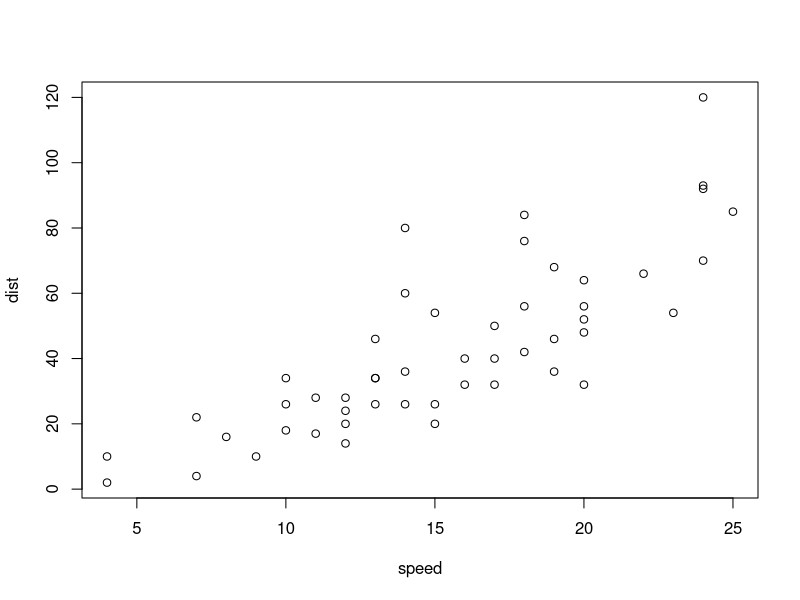
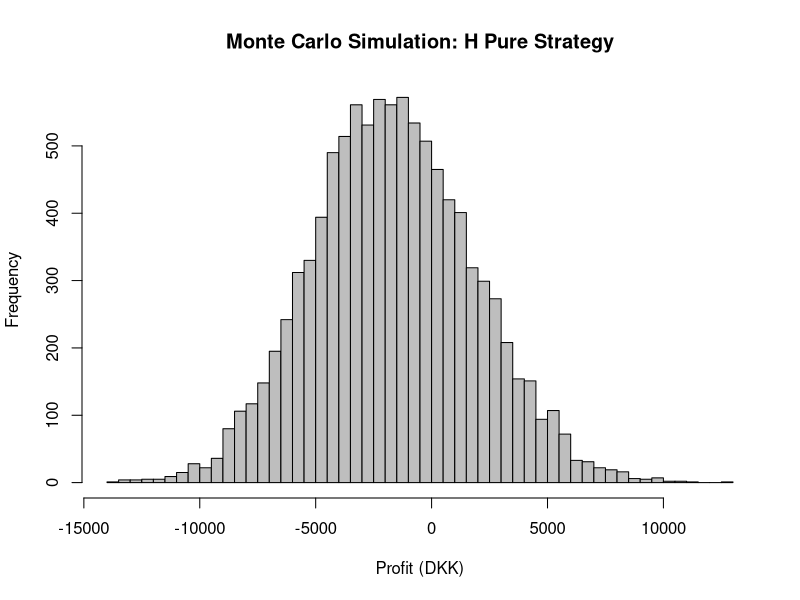
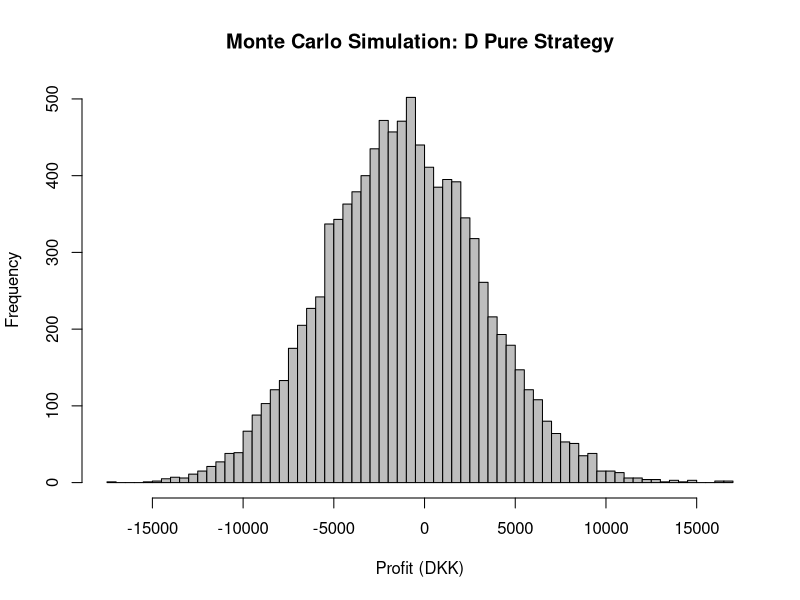
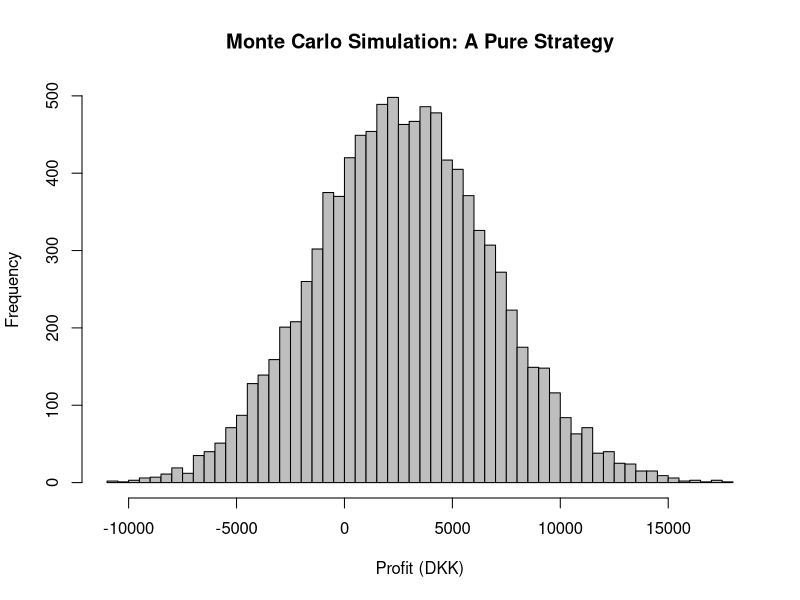
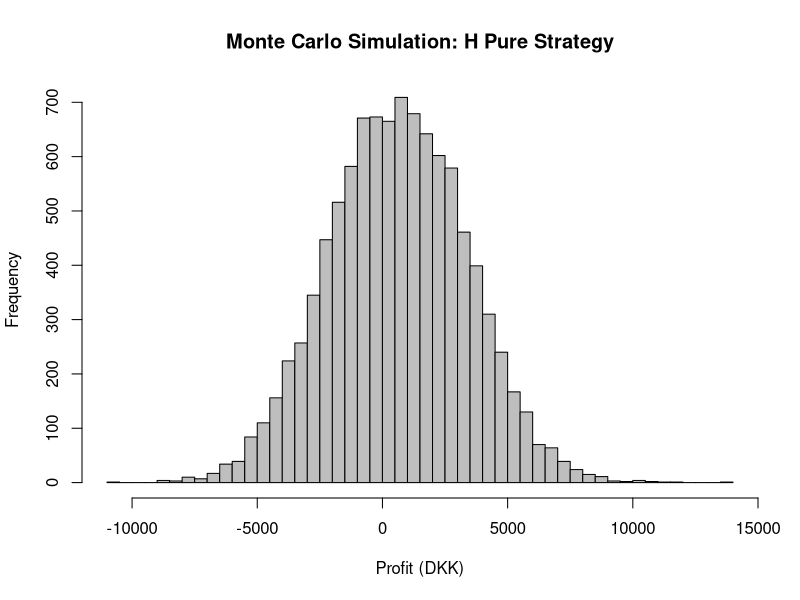
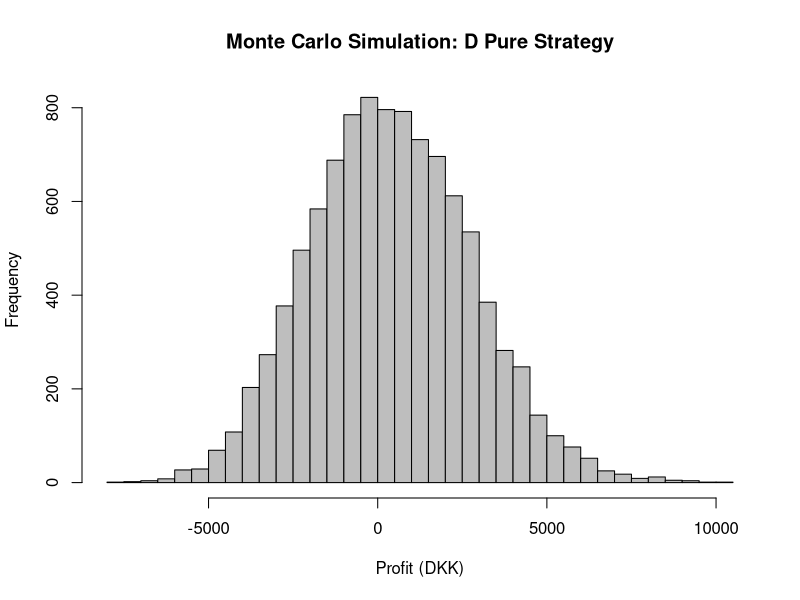
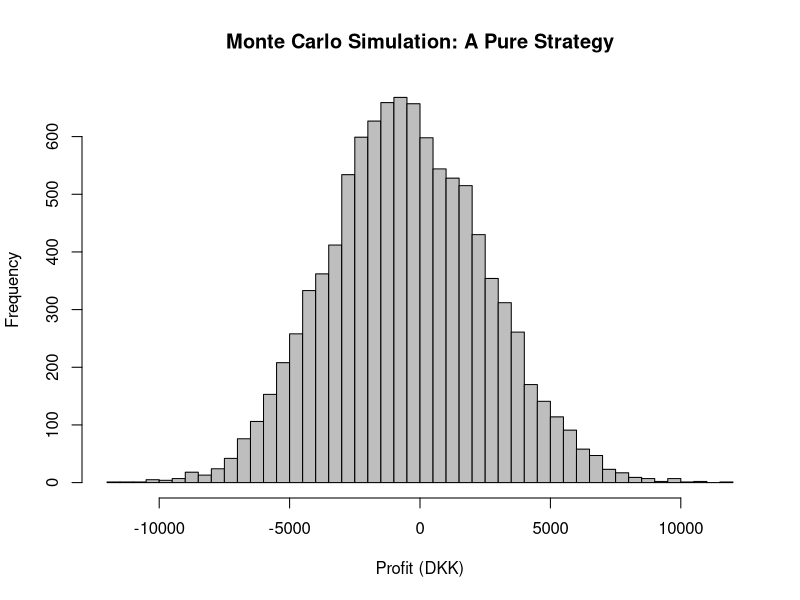
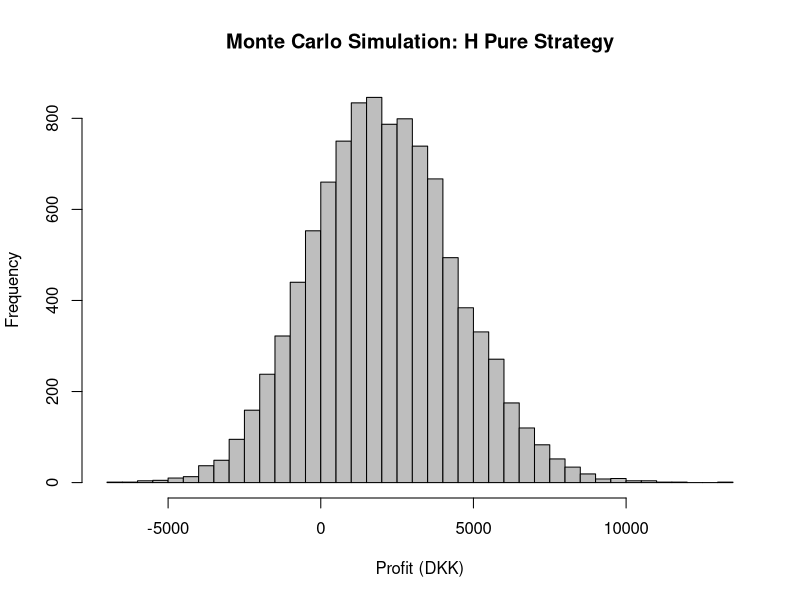

The R script that drew these images, in order: (Note: a time limit stopped this script after it produced the figures.)
## ---- chunk 1
plot(cars)
## ---- chunk 2
# Indlæs biblioteker
library(boot)
library(tidyverse)
library(readxl)
library(stats)
## ---- chunk 3
#Indlæs alle dataframes
SR <- read_excel("SoftmaxRegressionResultsUnfiltered.xlsx")
KNN <- read_excel("KNNResultsUnfiltered.xlsx")
RF <- read_excel("RandomForestResultsUnfiltered.xlsx")
KNN_RF <- read_excel("KNN_RF_ResultsUnfiltered.xlsx")
CB <- read_excel("CatBoostResultsUnfiltered.xlsx")
LGBM <- read_excel("LightGBMResultsUnfiltered.xlsx")
XGB <- read_excel("XGBoostResultsUnfiltered.xlsx")
GE <- read_excel("GradientEnsembleResultsUnfiltered.xlsx")
NN <- read_excel("NeuralNetworkOutliersResultsUnfiltered.xlsx") 
## ---- chunk 4
# Monte Carlo-simulering af pure strategy med korrekt sampling af vindere og tabere
monte_carlo_simulation <- function(df, result_char, pred_col, true_col, diff_col, 
                                   result_col, threshold = 5, bet_amount = 100, 
                                   simulations = 10000) {
  # Filtrer kampene, hvor forskellen overstiger threshold
  df <- df[df[[diff_col]] >= threshold, ]
  
  # Hvis ingen kampe opfylder threshold, afslut
  if (nrow(df) == 0) {
    cat("\nIngen kampe opfylder threshold =", threshold, "\n")
    return(NULL)
  }
  
  # Beregn odds som den inverse af bookmakernes sandsynlighed
  df$odds <- 1 / df[[true_col]]
  
  # Vektor til at gemme profitten fra hver simulation
  profits <- numeric(simulations)
  
  # Monte Carlo-simulering
  for (i in 1:simulations) {
    # Random sampling med tilbagelægning
    sampled_df <- df[sample(nrow(df), replace = TRUE), ]
    
    # Beregn profit for hver kamp
    sampled_df$profit <- ifelse(sampled_df[[result_col]] == result_char, 
                                (sampled_df$odds * bet_amount) - bet_amount, 
                                -bet_amount)
    
    # Summer profitten fra alle kampe i denne simulation
    profits[i] <- sum(sampled_df$profit)
  }
  
  # Plot histogram over profitfordelingen
  hist(profits, breaks = 50, main = paste("Monte Carlo Simulation:", result_char, "Pure Strategy"),
       xlab = "Profit (DKK)", col = "gray", border = "black")
  
  # Output af resultater
  cat("\nResultat:", result_char, "\n")
  cat("Threshold:", threshold, "\n")
  cat("Antal kampe opfylder threshold:", nrow(df), "\n")
  cat("Gennemsnitlig profit pr. simulation:", mean(profits), "DKK\n")
  cat("Median profit pr. simulation:", median(profits), "DKK\n")
  cat("Varians af profit pr. simulation:", var(profits), "DKK²\n")  
  cat("Andel af simulationer med overskud:", mean(profits > 0) * 100, "%\n")
}

# Monte Carlo-simulering af pure strategy med 2 thresholds
monte_carlo_simulation2 <- function(df, result_char, pred_col, true_col, diff_col, 
                                   result_col, lower_threshold = 5, upper_threshold = 20, 
                                   bet_amount = 100, simulations = 10000) {
  # Filtrer kampene, hvor forskellen ligger mellem de to thresholds
  df <- df[df[[diff_col]] >= lower_threshold & df[[diff_col]] <= upper_threshold, ]
  
  # Hvis ingen kampe opfylder thresholds, afslut
  if (nrow(df) == 0) {
    cat("\nIngen kampe opfylder thresholds mellem", lower_threshold, "og", upper_threshold, "\n")
    return(NULL)
  }
  
  # Beregn odds som den inverse af bookmakernes sandsynlighed
  df$odds <- 1 / df[[true_col]]
  
  # Vektor til at gemme profitten fra hver simulation
  profits <- numeric(simulations)
  
  # Monte Carlo-simulering
  for (i in 1:simulations) {
    # Random sampling med tilbagelægning
    sampled_df <- df[sample(nrow(df), replace = TRUE), ]
    
    # Beregn profit for hver kamp
    sampled_df$profit <- ifelse(sampled_df[[result_col]] == result_char, 
                                (sampled_df$odds * bet_amount) - bet_amount, 
                                -bet_amount)
    
    # Summer profitten fra alle kampe i denne simulation
    profits[i] <- sum(sampled_df$profit)
  }
  
  # Plot histogram over profitfordelingen
  hist(profits, breaks = 50, main = paste("Monte Carlo Simulation:", result_char, 
                                           "\nThresholds mellem", lower_threshold, "og", upper_threshold),
       xlab = "Profit (DKK)", col = "gray", border = "black")
  
  # Output af resultater
  cat("\nResultat:", result_char, "\n")
  cat("Thresholds mellem", lower_threshold, "og", upper_threshold, "\n")
  cat("Antal kampe opfylder thresholds:", nrow(df), "\n")
  cat("Gennemsnitlig profit pr. simulation:", mean(profits), "DKK\n")
  cat("Median profit pr. simulation:", median(profits), "DKK\n")
  cat("Varians af profit pr. simulation:", var(profits), "DKK²\n")  
  cat("Andel af simulationer med overskud:", mean(profits > 0) * 100, "%\n")
}

## ---- chunk 5
# 🔥 Hjemmesejr (H)
monte_carlo_simulation(df = NN, result_char = "H", 
                       pred_col = "YpredH", true_col = "YtrueH", 
                       diff_col = "DiffH", result_col = "FTR", 
                       threshold = 0.025, bet_amount = 100, simulations = 10000)
# 🤝 Uafgjort (D)
monte_carlo_simulation(df = NN, result_char = "D", 
                       pred_col = "YpredD", true_col = "YtrueD", 
                       diff_col = "DiffD", result_col = "FTR", 
                       threshold = 0.025, bet_amount = 100, simulations = 10000)
# 🚌 Udebanesejr (A)
monte_carlo_simulation(df = NN, result_char = "A", 
                       pred_col = "YpredA", true_col = "YtrueA", 
                       diff_col = "DiffA", result_col = "FTR", 
                       threshold = 0.025, bet_amount = 100, simulations = 10000)


# 🔥 Hjemmesejr (H)
monte_carlo_simulation(df = NN, result_char = "H", 
                       pred_col = "YpredH", true_col = "YtrueH", 
                       diff_col = "DiffH", result_col = "FTR", 
                       threshold = 0.05, bet_amount = 100, simulations = 10000)
# 🤝 Uafgjort (D)
monte_carlo_simulation(df = NN, result_char = "D", 
                       pred_col = "YpredD", true_col = "YtrueD", 
                       diff_col = "DiffD", result_col = "FTR", 
                       threshold = 0.05, bet_amount = 100, simulations = 10000)
# 🚌 Udebanesejr (A)
monte_carlo_simulation(df = NN, result_char = "A", 
                       pred_col = "YpredA", true_col = "YtrueA", 
                       diff_col = "DiffA", result_col = "FTR", 
                       threshold = 0.05, bet_amount = 100, simulations = 10000)

# 🔥 Hjemmesejr (H)
monte_carlo_simulation(df = NN, result_char = "H", 
                       pred_col = "YpredH", true_col = "YtrueH", 
                       diff_col = "DiffH", result_col = "FTR", 
                       threshold = 0.075, bet_amount = 100, simulations = 10000)
# 🤝 Uafgjort (D)
monte_carlo_simulation(df = NN, result_char = "D", 
                       pred_col = "YpredD", true_col = "YtrueD", 
                       diff_col = "DiffD", result_col = "FTR", 
                       threshold = 0.075, bet_amount = 100, simulations = 10000)
# 🚌 Udebanesejr (A)
monte_carlo_simulation(df = NN, result_char = "A", 
                       pred_col = "YpredA", true_col = "YtrueA", 
                       diff_col = "DiffA", result_col = "FTR", 
                       threshold = 0.075, bet_amount = 100, simulations = 10000)

# 🔥 Hjemmesejr (H)
monte_carlo_simulation(df = NN, result_char = "H", 
                       pred_col = "YpredH", true_col = "YtrueH", 
                       diff_col = "DiffH", result_col = "FTR", 
                       threshold = 0.1, bet_amount = 100, simulations = 10000)
# 🤝 Uafgjort (D)
monte_carlo_simulation(df = NN, result_char = "D", 
                       pred_col = "YpredD", true_col = "YtrueD", 
                       diff_col = "DiffD", result_col = "FTR", 
                       threshold = 0.1, bet_amount = 100, simulations = 10000)
# 🚌 Udebanesejr (A)
monte_carlo_simulation(df = NN, result_char = "A", 
                       pred_col = "YpredA", true_col = "YtrueA", 
                       diff_col = "DiffA", result_col = "FTR", 
                       threshold = 0.1, bet_amount = 100, simulations = 10000)


# 🔥 Hjemmesejr (H) med thresholds 0.05 og 0.07
monte_carlo_simulation2(df = NN, result_char = "H", 
                       pred_col = "YpredH", true_col = "YtrueH", 
                       diff_col = "DiffH", result_col = "FTR", 
                       lower_threshold = 0.05, upper_threshold = 0.07, 
                       bet_amount = 100, simulations = 10000)

## ---- chunk 6
# 🔥 Hjemmesejr (H)
monte_carlo_simulation(df = SR, result_char = "H", 
                       pred_col = "YpredH", true_col = "YtrueH", 
                       diff_col = "DiffH", result_col = "FTR", 
                       threshold = 0.025, bet_amount = 100, simulations = 10000)
# 🤝 Uafgjort (D)
monte_carlo_simulation(df = SR, result_char = "D", 
                       pred_col = "YpredD", true_col = "YtrueD", 
                       diff_col = "DiffD", result_col = "FTR", 
                       threshold = 0.025, bet_amount = 100, simulations = 10000)
# 🚌 Udebanesejr (A)
monte_carlo_simulation(df = SR, result_char = "A", 
                       pred_col = "YpredA", true_col = "YtrueA", 
                       diff_col = "DiffA", result_col = "FTR", 
                       threshold = 0.025, bet_amount = 100, simulations = 10000)


# 🔥 Hjemmesejr (H)
monte_carlo_simulation(df = SR, result_char = "H", 
                       pred_col = "YpredH", true_col = "YtrueH", 
                       diff_col = "DiffH", result_col = "FTR", 
                       threshold = 0.05, bet_amount = 100, simulations = 10000)
# 🤝 Uafgjort (D)
monte_carlo_simulation(df = SR, result_char = "D", 
                       pred_col = "YpredD", true_col = "YtrueD", 
                       diff_col = "DiffD", result_col = "FTR", 
                       threshold = 0.05, bet_amount = 100, simulations = 10000)
# 🚌 Udebanesejr (A)
monte_carlo_simulation(df = SR, result_char = "A", 
                       pred_col = "YpredA", true_col = "YtrueA", 
                       diff_col = "DiffA", result_col = "FTR", 
                       threshold = 0.05, bet_amount = 100, simulations = 10000)

# 🔥 Hjemmesejr (H)
monte_carlo_simulation(df = SR, result_char = "H", 
                       pred_col = "YpredH", true_col = "YtrueH", 
                       diff_col = "DiffH", result_col = "FTR", 
                       threshold = 0.075, bet_amount = 100, simulations = 10000)
# 🤝 Uafgjort (D)
monte_carlo_simulation(df = SR, result_char = "D", 
                       pred_col = "YpredD", true_col = "YtrueD", 
                       diff_col = "DiffD", result_col = "FTR", 
                       threshold = 0.075, bet_amount = 100, simulations = 10000)
# 🚌 Udebanesejr (A)
monte_carlo_simulation(df = SR, result_char = "A", 
                       pred_col = "YpredA", true_col = "YtrueA", 
                       diff_col = "DiffA", result_col = "FTR", 
                       threshold = 0.075, bet_amount = 100, simulations = 10000)

# 🔥 Hjemmesejr (H)
monte_carlo_simulation(df = SR, result_char = "H", 
                       pred_col = "YpredH", true_col = "YtrueH", 
                       diff_col = "DiffH", result_col = "FTR", 
                       threshold = 0.1, bet_amount = 100, simulations = 10000)
# 🤝 Uafgjort (D)
monte_carlo_simulation(df = SR, result_char = "D", 
                       pred_col = "YpredD", true_col = "YtrueD", 
                       diff_col = "DiffD", result_col = "FTR", 
                       threshold = 0.1, bet_amount = 100, simulations = 10000)
# 🚌 Udebanesejr (A)
monte_carlo_simulation(df = SR, result_char = "A", 
                       pred_col = "YpredA", true_col = "YtrueA", 
                       diff_col = "DiffA", result_col = "FTR", 
                       threshold = 0.1, bet_amount = 100, simulations = 10000)


# 🔥 Hjemmesejr (H) med thresholds 0.05 og 0.07
monte_carlo_simulation2(df = SR, result_char = "H", 
                       pred_col = "YpredH", true_col = "YtrueH", 
                       diff_col = "DiffH", result_col = "FTR", 
                       lower_threshold = 0.05, upper_threshold = 0.07, 
                       bet_amount = 100, simulations = 10000)
## ---- chunk 7
# 🔥 Hjemmesejr (H)
monte_carlo_simulation(df = KNN, result_char = "H", 
                       pred_col = "YpredH", true_col = "YtrueH", 
                       diff_col = "DiffH", result_col = "FTR", 
                       threshold = 0.025, bet_amount = 100, simulations = 10000)
# 🤝 Uafgjort (D)
monte_carlo_simulation(df = KNN, result_char = "D", 
                       pred_col = "YpredD", true_col = "YtrueD", 
                       diff_col = "DiffD", result_col = "FTR", 
                       threshold = 0.025, bet_amount = 100, simulations = 10000)
# 🚌 Udebanesejr (A)
monte_carlo_simulation(df = KNN, result_char = "A", 
                       pred_col = "YpredA", true_col = "YtrueA", 
                       diff_col = "DiffA", result_col = "FTR", 
                       threshold = 0.025, bet_amount = 100, simulations = 10000)


# 🔥 Hjemmesejr (H)
monte_carlo_simulation(df = KNN, result_char = "H", 
                       pred_col = "YpredH", true_col = "YtrueH", 
                       diff_col = "DiffH", result_col = "FTR", 
                       threshold = 0.05, bet_amount = 100, simulations = 10000)
# 🤝 Uafgjort (D)
monte_carlo_simulation(df = KNN, result_char = "D", 
                       pred_col = "YpredD", true_col = "YtrueD", 
                       diff_col = "DiffD", result_col = "FTR", 
                       threshold = 0.05, bet_amount = 100, simulations = 10000)
# 🚌 Udebanesejr (A)
monte_carlo_simulation(df = KNN, result_char = "A", 
                       pred_col = "YpredA", true_col = "YtrueA", 
                       diff_col = "DiffA", result_col = "FTR", 
                       threshold = 0.05, bet_amount = 100, simulations = 10000)

# 🔥 Hjemmesejr (H)
monte_carlo_simulation(df = KNN, result_char = "H", 
                       pred_col = "YpredH", true_col = "YtrueH", 
                       diff_col = "DiffH", result_col = "FTR", 
                       threshold = 0.075, bet_amount = 100, simulations = 10000)
# 🤝 Uafgjort (D)
monte_carlo_simulation(df = KNN, result_char = "D", 
                       pred_col = "YpredD", true_col = "YtrueD", 
                       diff_col = "DiffD", result_col = "FTR", 
                       threshold = 0.075, bet_amount = 100, simulations = 10000)
# 🚌 Udebanesejr (A)
monte_carlo_simulation(df = KNN, result_char = "A", 
                       pred_col = "YpredA", true_col = "YtrueA", 
                       diff_col = "DiffA", result_col = "FTR", 
                       threshold = 0.075, bet_amount = 100, simulations = 10000)

# 🔥 Hjemmesejr (H)
monte_carlo_simulation(df = KNN, result_char = "H", 
                       pred_col = "YpredH", true_col = "YtrueH", 
                       diff_col = "DiffH", result_col = "FTR", 
                       threshold = 0.1, bet_amount = 100, simulations = 10000)
# 🤝 Uafgjort (D)
monte_carlo_simulation(df = KNN, result_char = "D", 
                       pred_col = "YpredD", true_col = "YtrueD", 
                       diff_col = "DiffD", result_col = "FTR", 
                       threshold = 0.1, bet_amount = 100, simulations = 10000)
# 🚌 Udebanesejr (A)
monte_carlo_simulation(df = KNN, result_char = "A", 
                       pred_col = "YpredA", true_col = "YtrueA", 
                       diff_col = "DiffA", result_col = "FTR", 
                       threshold = 0.1, bet_amount = 100, simulations = 10000)


# 🔥 Hjemmesejr (H) med thresholds 0.05 og 0.07
monte_carlo_simulation2(df = KNN, result_char = "H", 
                       pred_col = "YpredH", true_col = "YtrueH", 
                       diff_col = "DiffH", result_col = "FTR", 
                       lower_threshold = 0.05, upper_threshold = 0.07, 
                       bet_amount = 100, simulations = 10000)
## ---- chunk 8
# 🔥 Hjemmesejr (H)
monte_carlo_simulation(df = RF, result_char = "H", 
                       pred_col = "YpredH", true_col = "YtrueH", 
                       diff_col = "DiffH", result_col = "FTR", 
                       threshold = 0.025, bet_amount = 100, simulations = 10000)
# 🤝 Uafgjort (D)
monte_carlo_simulation(df = RF, result_char = "D", 
                       pred_col = "YpredD", true_col = "YtrueD", 
                       diff_col = "DiffD", result_col = "FTR", 
                       threshold = 0.025, bet_amount = 100, simulations = 10000)
# 🚌 Udebanesejr (A)
monte_carlo_simulation(df = RF, result_char = "A", 
                       pred_col = "YpredA", true_col = "YtrueA", 
                       diff_col = "DiffA", result_col = "FTR", 
                       threshold = 0.025, bet_amount = 100, simulations = 10000)


# 🔥 Hjemmesejr (H)
monte_carlo_simulation(df = RF, result_char = "H", 
                       pred_col = "YpredH", true_col = "YtrueH", 
                       diff_col = "DiffH", result_col = "FTR", 
                       threshold = 0.05, bet_amount = 100, simulations = 10000)
# 🤝 Uafgjort (D)
monte_carlo_simulation(df = RF, result_char = "D", 
                       pred_col = "YpredD", true_col = "YtrueD", 
                       diff_col = "DiffD", result_col = "FTR", 
                       threshold = 0.05, bet_amount = 100, simulations = 10000)
# 🚌 Udebanesejr (A)
monte_carlo_simulation(df = RF, result_char = "A", 
                       pred_col = "YpredA", true_col = "YtrueA", 
                       diff_col = "DiffA", result_col = "FTR", 
                       threshold = 0.05, bet_amount = 100, simulations = 10000)

# 🔥 Hjemmesejr (H)
monte_carlo_simulation(df = RF, result_char = "H", 
                       pred_col = "YpredH", true_col = "YtrueH", 
                       diff_col = "DiffH", result_col = "FTR", 
                       threshold = 0.075, bet_amount = 100, simulations = 10000)
# 🤝 Uafgjort (D)
monte_carlo_simulation(df = RF, result_char = "D", 
                       pred_col = "YpredD", true_col = "YtrueD", 
                       diff_col = "DiffD", result_col = "FTR", 
                       threshold = 0.075, bet_amount = 100, simulations = 10000)
# 🚌 Udebanesejr (A)
monte_carlo_simulation(df = RF, result_char = "A", 
                       pred_col = "YpredA", true_col = "YtrueA", 
                       diff_col = "DiffA", result_col = "FTR", 
                       threshold = 0.075, bet_amount = 100, simulations = 10000)

# 🔥 Hjemmesejr (H)
monte_carlo_simulation(df = RF, result_char = "H", 
                       pred_col = "YpredH", true_col = "YtrueH", 
                       diff_col = "DiffH", result_col = "FTR", 
                       threshold = 0.1, bet_amount = 100, simulations = 10000)
# 🤝 Uafgjort (D)
monte_carlo_simulation(df = RF, result_char = "D", 
                       pred_col = "YpredD", true_col = "YtrueD", 
                       diff_col = "DiffD", result_col = "FTR", 
                       threshold = 0.1, bet_amount = 100, simulations = 10000)
# 🚌 Udebanesejr (A)
monte_carlo_simulation(df = RF, result_char = "A", 
                       pred_col = "YpredA", true_col = "YtrueA", 
                       diff_col = "DiffA", result_col = "FTR", 
                       threshold = 0.1, bet_amount = 100, simulations = 10000)


# 🔥 Hjemmesejr (H) med thresholds 0.05 og 0.07
monte_carlo_simulation2(df = RF, result_char = "H", 
                       pred_col = "YpredH", true_col = "YtrueH", 
                       diff_col = "DiffH", result_col = "FTR", 
                       lower_threshold = 0.05, upper_threshold = 0.07, 
                       bet_amount = 100, simulations = 10000)
## ---- chunk 9
# 🔥 Hjemmesejr (H)
monte_carlo_simulation(df = KNN_RF, result_char = "H", 
                       pred_col = "YpredH", true_col = "YtrueH", 
                       diff_col = "DiffH", result_col = "FTR", 
                       threshold = 0.025, bet_amount = 100, simulations = 10000)
# 🤝 Uafgjort (D)
monte_carlo_simulation(df = KNN_RF, result_char = "D", 
                       pred_col = "YpredD", true_col = "YtrueD", 
                       diff_col = "DiffD", result_col = "FTR", 
                       threshold = 0.025, bet_amount = 100, simulations = 10000)
# 🚌 Udebanesejr (A)
monte_carlo_simulation(df = KNN_RF, result_char = "A", 
                       pred_col = "YpredA", true_col = "YtrueA", 
                       diff_col = "DiffA", result_col = "FTR", 
                       threshold = 0.025, bet_amount = 100, simulations = 10000)


# 🔥 Hjemmesejr (H)
monte_carlo_simulation(df = KNN_RF, result_char = "H", 
                       pred_col = "YpredH", true_col = "YtrueH", 
                       diff_col = "DiffH", result_col = "FTR", 
                       threshold = 0.05, bet_amount = 100, simulations = 10000)
# 🤝 Uafgjort (D)
monte_carlo_simulation(df = KNN_RF, result_char = "D", 
                       pred_col = "YpredD", true_col = "YtrueD", 
                       diff_col = "DiffD", result_col = "FTR", 
                       threshold = 0.05, bet_amount = 100, simulations = 10000)
# 🚌 Udebanesejr (A)
monte_carlo_simulation(df = KNN_RF, result_char = "A", 
                       pred_col = "YpredA", true_col = "YtrueA", 
                       diff_col = "DiffA", result_col = "FTR", 
                       threshold = 0.05, bet_amount = 100, simulations = 10000)

# 🔥 Hjemmesejr (H)
monte_carlo_simulation(df = KNN_RF, result_char = "H", 
                       pred_col = "YpredH", true_col = "YtrueH", 
                       diff_col = "DiffH", result_col = "FTR", 
                       threshold = 0.075, bet_amount = 100, simulations = 10000)
# 🤝 Uafgjort (D)
monte_carlo_simulation(df = KNN_RF, result_char = "D", 
                       pred_col = "YpredD", true_col = "YtrueD", 
                       diff_col = "DiffD", result_col = "FTR", 
                       threshold = 0.075, bet_amount = 100, simulations = 10000)
# 🚌 Udebanesejr (A)
monte_carlo_simulation(df = KNN_RF, result_char = "A", 
                       pred_col = "YpredA", true_col = "YtrueA", 
                       diff_col = "DiffA", result_col = "FTR", 
                       threshold = 0.075, bet_amount = 100, simulations = 10000)

# 🔥 Hjemmesejr (H)
monte_carlo_simulation(df = KNN_RF, result_char = "H", 
                       pred_col = "YpredH", true_col = "YtrueH", 
                       diff_col = "DiffH", result_col = "FTR", 
                       threshold = 0.1, bet_amount = 100, simulations = 10000)
# 🤝 Uafgjort (D)
monte_carlo_simulation(df = KNN_RF, result_char = "D", 
                       pred_col = "YpredD", true_col = "YtrueD", 
                       diff_col = "DiffD", result_col = "FTR", 
                       threshold = 0.1, bet_amount = 100, simulations = 10000)
# 🚌 Udebanesejr (A)
monte_carlo_simulation(df = KNN_RF, result_char = "A", 
                       pred_col = "YpredA", true_col = "YtrueA", 
                       diff_col = "DiffA", result_col = "FTR", 
                       threshold = 0.1, bet_amount = 100, simulations = 10000)


# 🔥 Hjemmesejr (H) med thresholds 0.05 og 0.07
monte_carlo_simulation2(df = KNN_RF, result_char = "H", 
                       pred_col = "YpredH", true_col = "YtrueH", 
                       diff_col = "DiffH", result_col = "FTR", 
                       lower_threshold = 0.05, upper_threshold = 0.07, 
                       bet_amount = 100, simulations = 10000)
## ---- chunk 10
# 🔥 Hjemmesejr (H)
monte_carlo_simulation(df = CB, result_char = "H", 
                       pred_col = "YpredH", true_col = "YtrueH", 
                       diff_col = "DiffH", result_col = "FTR", 
                       threshold = 0.025, bet_amount = 100, simulations = 10000)
# 🤝 Uafgjort (D)
monte_carlo_simulation(df = CB, result_char = "D", 
                       pred_col = "YpredD", true_col = "YtrueD", 
                       diff_col = "DiffD", result_col = "FTR", 
                       threshold = 0.025, bet_amount = 100, simulations = 10000)
# 🚌 Udebanesejr (A)
monte_carlo_simulation(df = CB, result_char = "A", 
                       pred_col = "YpredA", true_col = "YtrueA", 
                       diff_col = "DiffA", result_col = "FTR", 
                       threshold = 0.025, bet_amount = 100, simulations = 10000)


# 🔥 Hjemmesejr (H)
monte_carlo_simulation(df = CB, result_char = "H", 
                       pred_col = "YpredH", true_col = "YtrueH", 
                       diff_col = "DiffH", result_col = "FTR", 
                       threshold = 0.05, bet_amount = 100, simulations = 10000)
# 🤝 Uafgjort (D)
monte_carlo_simulation(df = CB, result_char = "D", 
                       pred_col = "YpredD", true_col = "YtrueD", 
                       diff_col = "DiffD", result_col = "FTR", 
                       threshold = 0.05, bet_amount = 100, simulations = 10000)
# 🚌 Udebanesejr (A)
monte_carlo_simulation(df = CB, result_char = "A", 
                       pred_col = "YpredA", true_col = "YtrueA", 
                       diff_col = "DiffA", result_col = "FTR", 
                       threshold = 0.05, bet_amount = 100, simulations = 10000)

# 🔥 Hjemmesejr (H)
monte_carlo_simulation(df = CB, result_char = "H", 
                       pred_col = "YpredH", true_col = "YtrueH", 
                       diff_col = "DiffH", result_col = "FTR", 
                       threshold = 0.075, bet_amount = 100, simulations = 10000)
# 🤝 Uafgjort (D)
monte_carlo_simulation(df = CB, result_char = "D", 
                       pred_col = "YpredD", true_col = "YtrueD", 
                       diff_col = "DiffD", result_col = "FTR", 
                       threshold = 0.075, bet_amount = 100, simulations = 10000)
# 🚌 Udebanesejr (A)
monte_carlo_simulation(df = CB, result_char = "A", 
                       pred_col = "YpredA", true_col = "YtrueA", 
                       diff_col = "DiffA", result_col = "FTR", 
                       threshold = 0.075, bet_amount = 100, simulations = 10000)

# 🔥 Hjemmesejr (H)
monte_carlo_simulation(df = CB, result_char = "H", 
                       pred_col = "YpredH", true_col = "YtrueH", 
                       diff_col = "DiffH", result_col = "FTR", 
                       threshold = 0.1, bet_amount = 100, simulations = 10000)
# 🤝 Uafgjort (D)
monte_carlo_simulation(df = CB, result_char = "D", 
                       pred_col = "YpredD", true_col = "YtrueD", 
                       diff_col = "DiffD", result_col = "FTR", 
                       threshold = 0.1, bet_amount = 100, simulations = 10000)
# 🚌 Udebanesejr (A)
monte_carlo_simulation(df = CB, result_char = "A", 
                       pred_col = "YpredA", true_col = "YtrueA", 
                       diff_col = "DiffA", result_col = "FTR", 
                       threshold = 0.1, bet_amount = 100, simulations = 10000)


# 🔥 Hjemmesejr (H) med thresholds 0.05 og 0.07
monte_carlo_simulation2(df = CB, result_char = "H", 
                       pred_col = "YpredH", true_col = "YtrueH", 
                       diff_col = "DiffH", result_col = "FTR", 
                       lower_threshold = 0.05, upper_threshold = 0.07, 
                       bet_amount = 100, simulations = 10000)
## ---- chunk 11
# 🔥 Hjemmesejr (H)
monte_carlo_simulation(df = LGBM, result_char = "H", 
                       pred_col = "YpredH", true_col = "YtrueH", 
                       diff_col = "DiffH", result_col = "FTR", 
                       threshold = 0.025, bet_amount = 100, simulations = 10000)
# 🤝 Uafgjort (D)
monte_carlo_simulation(df = LGBM, result_char = "D", 
                       pred_col = "YpredD", true_col = "YtrueD", 
                       diff_col = "DiffD", result_col = "FTR", 
                       threshold = 0.025, bet_amount = 100, simulations = 10000)
# 🚌 Udebanesejr (A)
monte_carlo_simulation(df = LGBM, result_char = "A", 
                       pred_col = "YpredA", true_col = "YtrueA", 
                       diff_col = "DiffA", result_col = "FTR", 
                       threshold = 0.025, bet_amount = 100, simulations = 10000)


# 🔥 Hjemmesejr (H)
monte_carlo_simulation(df = LGBM, result_char = "H", 
                       pred_col = "YpredH", true_col = "YtrueH", 
                       diff_col = "DiffH", result_col = "FTR", 
                       threshold = 0.05, bet_amount = 100, simulations = 10000)
# 🤝 Uafgjort (D)
monte_carlo_simulation(df = LGBM, result_char = "D", 
                       pred_col = "YpredD", true_col = "YtrueD", 
                       diff_col = "DiffD", result_col = "FTR", 
                       threshold = 0.05, bet_amount = 100, simulations = 10000)
# 🚌 Udebanesejr (A)
monte_carlo_simulation(df = LGBM, result_char = "A", 
                       pred_col = "YpredA", true_col = "YtrueA", 
                       diff_col = "DiffA", result_col = "FTR", 
                       threshold = 0.05, bet_amount = 100, simulations = 10000)

# 🔥 Hjemmesejr (H)
monte_carlo_simulation(df = LGBM, result_char = "H", 
                       pred_col = "YpredH", true_col = "YtrueH", 
                       diff_col = "DiffH", result_col = "FTR", 
                       threshold = 0.075, bet_amount = 100, simulations = 10000)
# 🤝 Uafgjort (D)
monte_carlo_simulation(df = LGBM, result_char = "D", 
                       pred_col = "YpredD", true_col = "YtrueD", 
                       diff_col = "DiffD", result_col = "FTR", 
                       threshold = 0.075, bet_amount = 100, simulations = 10000)
# 🚌 Udebanesejr (A)
monte_carlo_simulation(df = LGBM, result_char = "A", 
                       pred_col = "YpredA", true_col = "YtrueA", 
                       diff_col = "DiffA", result_col = "FTR", 
                       threshold = 0.075, bet_amount = 100, simulations = 10000)

# 🔥 Hjemmesejr (H)
monte_carlo_simulation(df = LGBM, result_char = "H", 
                       pred_col = "YpredH", true_col = "YtrueH", 
                       diff_col = "DiffH", result_col = "FTR", 
                       threshold = 0.1, bet_amount = 100, simulations = 10000)
# 🤝 Uafgjort (D)
monte_carlo_simulation(df = LGBM, result_char = "D", 
                       pred_col = "YpredD", true_col = "YtrueD", 
                       diff_col = "DiffD", result_col = "FTR", 
                       threshold = 0.1, bet_amount = 100, simulations = 10000)
# 🚌 Udebanesejr (A)
monte_carlo_simulation(df = LGBM, result_char = "A", 
                       pred_col = "YpredA", true_col = "YtrueA", 
                       diff_col = "DiffA", result_col = "FTR", 
                       threshold = 0.1, bet_amount = 100, simulations = 10000)


# 🔥 Hjemmesejr (H) med thresholds 0.05 og 0.07
monte_carlo_simulation2(df = LGBM, result_char = "H", 
                       pred_col = "YpredH", true_col = "YtrueH", 
                       diff_col = "DiffH", result_col = "FTR", 
                       lower_threshold = 0.05, upper_threshold = 0.07, 
                       bet_amount = 100, simulations = 10000)
## ---- chunk 12
# 🔥 Hjemmesejr (H)
monte_carlo_simulation(df = XGB, result_char = "H", 
                       pred_col = "YpredH", true_col = "YtrueH", 
                       diff_col = "DiffH", result_col = "FTR", 
                       threshold = 0.025, bet_amount = 100, simulations = 10000)
# 🤝 Uafgjort (D)
monte_carlo_simulation(df = XGB, result_char = "D", 
                       pred_col = "YpredD", true_col = "YtrueD", 
                       diff_col = "DiffD", result_col = "FTR", 
                       threshold = 0.025, bet_amount = 100, simulations = 10000)
# 🚌 Udebanesejr (A)
monte_carlo_simulation(df = XGB, result_char = "A", 
                       pred_col = "YpredA", true_col = "YtrueA", 
                       diff_col = "DiffA", result_col = "FTR", 
                       threshold = 0.025, bet_amount = 100, simulations = 10000)


# 🔥 Hjemmesejr (H)
monte_carlo_simulation(df = XGB, result_char = "H", 
                       pred_col = "YpredH", true_col = "YtrueH", 
                       diff_col = "DiffH", result_col = "FTR", 
                       threshold = 0.05, bet_amount = 100, simulations = 10000)
# 🤝 Uafgjort (D)
monte_carlo_simulation(df = XGB, result_char = "D", 
                       pred_col = "YpredD", true_col = "YtrueD", 
                       diff_col = "DiffD", result_col = "FTR", 
                       threshold = 0.05, bet_amount = 100, simulations = 10000)
# 🚌 Udebanesejr (A)
monte_carlo_simulation(df = XGB, result_char = "A", 
                       pred_col = "YpredA", true_col = "YtrueA", 
                       diff_col = "DiffA", result_col = "FTR", 
                       threshold = 0.05, bet_amount = 100, simulations = 10000)

# 🔥 Hjemmesejr (H)
monte_carlo_simulation(df = XGB, result_char = "H", 
                       pred_col = "YpredH", true_col = "YtrueH", 
                       diff_col = "DiffH", result_col = "FTR", 
                       threshold = 0.075, bet_amount = 100, simulations = 10000)
# 🤝 Uafgjort (D)
monte_carlo_simulation(df = XGB, result_char = "D", 
                       pred_col = "YpredD", true_col = "YtrueD", 
                       diff_col = "DiffD", result_col = "FTR", 
                       threshold = 0.075, bet_amount = 100, simulations = 10000)
# 🚌 Udebanesejr (A)
monte_carlo_simulation(df = XGB, result_char = "A", 
                       pred_col = "YpredA", true_col = "YtrueA", 
                       diff_col = "DiffA", result_col = "FTR", 
                       threshold = 0.075, bet_amount = 100, simulations = 10000)

# 🔥 Hjemmesejr (H)
monte_carlo_simulation(df = XGB, result_char = "H", 
                       pred_col = "YpredH", true_col = "YtrueH", 
                       diff_col = "DiffH", result_col = "FTR", 
                       threshold = 0.1, bet_amount = 100, simulations = 10000)
# 🤝 Uafgjort (D)
monte_carlo_simulation(df = XGB, result_char = "D", 
                       pred_col = "YpredD", true_col = "YtrueD", 
                       diff_col = "DiffD", result_col = "FTR", 
                       threshold = 0.1, bet_amount = 100, simulations = 10000)
# 🚌 Udebanesejr (A)
monte_carlo_simulation(df = XGB, result_char = "A", 
                       pred_col = "YpredA", true_col = "YtrueA", 
                       diff_col = "DiffA", result_col = "FTR", 
                       threshold = 0.1, bet_amount = 100, simulations = 10000)


# 🔥 Hjemmesejr (H) med thresholds 0.05 og 0.07
monte_carlo_simulation2(df = XGB, result_char = "H", 
                       pred_col = "YpredH", true_col = "YtrueH", 
                       diff_col = "DiffH", result_col = "FTR", 
                       lower_threshold = 0.05, upper_threshold = 0.07, 
                       bet_amount = 100, simulations = 10000)
## ---- chunk 13
# 🔥 Hjemmesejr (H)
monte_carlo_simulation(df = GE, result_char = "H", 
                       pred_col = "YpredH", true_col = "YtrueH", 
                       diff_col = "DiffH", result_col = "FTR", 
                       threshold = 0.025, bet_amount = 100, simulations = 10000)
# 🤝 Uafgjort (D)
monte_carlo_simulation(df = GE, result_char = "D", 
                       pred_col = "YpredD", true_col = "YtrueD", 
                       diff_col = "DiffD", result_col = "FTR", 
                       threshold = 0.025, bet_amount = 100, simulations = 10000)
# 🚌 Udebanesejr (A)
monte_carlo_simulation(df = GE, result_char = "A", 
                       pred_col = "YpredA", true_col = "YtrueA", 
                       diff_col = "DiffA", result_col = "FTR", 
                       threshold = 0.025, bet_amount = 100, simulations = 10000)


# 🔥 Hjemmesejr (H)
monte_carlo_simulation(df = GE, result_char = "H", 
                       pred_col = "YpredH", true_col = "YtrueH", 
                       diff_col = "DiffH", result_col = "FTR", 
                       threshold = 0.05, bet_amount = 100, simulations = 10000)
# 🤝 Uafgjort (D)
monte_carlo_simulation(df = GE, result_char = "D", 
                       pred_col = "YpredD", true_col = "YtrueD", 
                       diff_col = "DiffD", result_col = "FTR", 
                       threshold = 0.05, bet_amount = 100, simulations = 10000)
# 🚌 Udebanesejr (A)
monte_carlo_simulation(df = GE, result_char = "A", 
                       pred_col = "YpredA", true_col = "YtrueA", 
                       diff_col = "DiffA", result_col = "FTR", 
                       threshold = 0.05, bet_amount = 100, simulations = 10000)

# 🔥 Hjemmesejr (H)
monte_carlo_simulation(df = GE, result_char = "H", 
                       pred_col = "YpredH", true_col = "YtrueH", 
                       diff_col = "DiffH", result_col = "FTR", 
                       threshold = 0.075, bet_amount = 100, simulations = 10000)
# 🤝 Uafgjort (D)
monte_carlo_simulation(df = GE, result_char = "D", 
                       pred_col = "YpredD", true_col = "YtrueD", 
                       diff_col = "DiffD", result_col = "FTR", 
                       threshold = 0.075, bet_amount = 100, simulations = 10000)
# 🚌 Udebanesejr (A)
monte_carlo_simulation(df = GE, result_char = "A", 
                       pred_col = "YpredA", true_col = "YtrueA", 
                       diff_col = "DiffA", result_col = "FTR", 
                       threshold = 0.075, bet_amount = 100, simulations = 10000)

# 🔥 Hjemmesejr (H)
monte_carlo_simulation(df = GE, result_char = "H", 
                       pred_col = "YpredH", true_col = "YtrueH", 
                       diff_col = "DiffH", result_col = "FTR", 
                       threshold = 0.1, bet_amount = 100, simulations = 10000)
# 🤝 Uafgjort (D)
monte_carlo_simulation(df = GE, result_char = "D", 
                       pred_col = "YpredD", true_col = "YtrueD", 
                       diff_col = "DiffD", result_col = "FTR", 
                       threshold = 0.1, bet_amount = 100, simulations = 10000)
# 🚌 Udebanesejr (A)
monte_carlo_simulation(df = GE, result_char = "A", 
                       pred_col = "YpredA", true_col = "YtrueA", 
                       diff_col = "DiffA", result_col = "FTR", 
                       threshold = 0.1, bet_amount = 100, simulations = 10000)


# 🔥 Hjemmesejr (H) med thresholds 0.05 og 0.07
monte_carlo_simulation2(df = GE, result_char = "H", 
                       pred_col = "YpredH", true_col = "YtrueH", 
                       diff_col = "DiffH", result_col = "FTR", 
                       lower_threshold = 0.05, upper_threshold = 0.07, 
                       bet_amount = 100, simulations = 10000)
